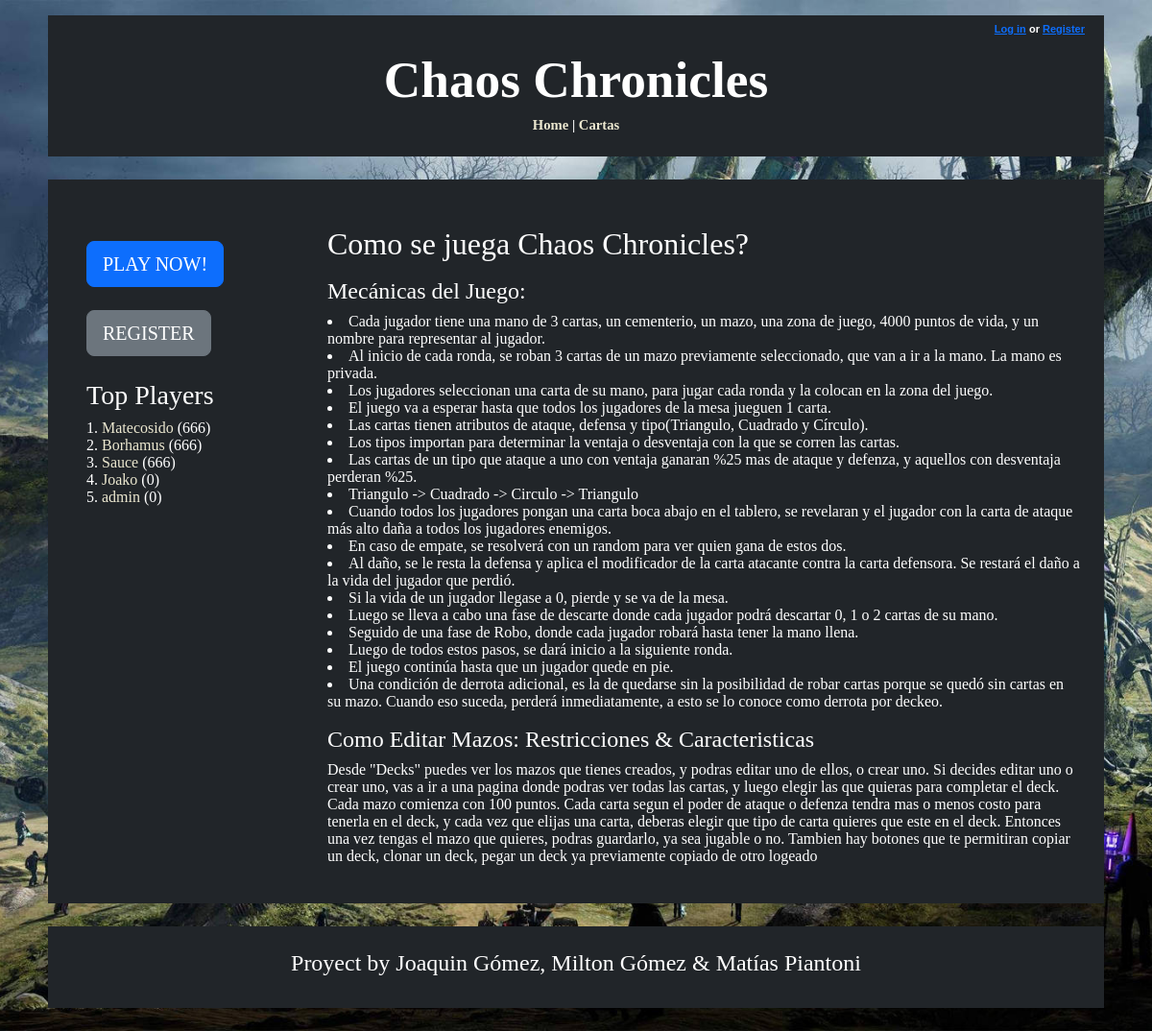
Before: / with the older database file.
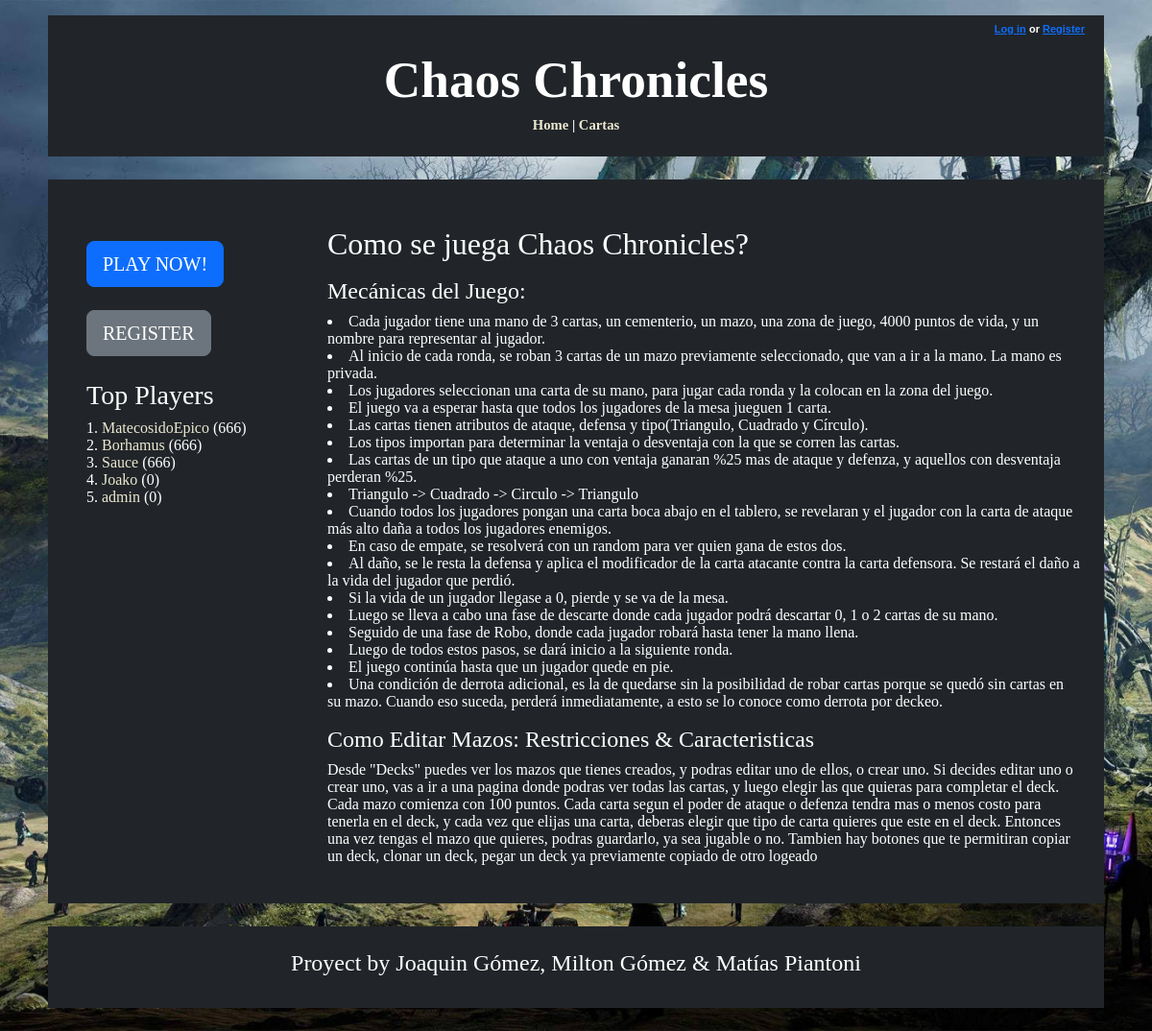
After: the same page with the newer database file.
### logica/models.py (models this page shows, shortened)
class Jugador(AbstractUser):
    ScoreTotal = models.SmallIntegerField(default=0)
    Decks = models.ManyToManyField(Deck, blank=True)
    FotoPerfil = models.ImageField(blank=True, upload_to='perfilimages/')
    deck_seleccionado = models.ForeignKey('Deck', on_delete=models.SET_NULL, null=True, blank=True, related_name='jugador_seleccionado')
    def get_absolute_url(self):
        return reverse('user_profile', kwargs={'pk': self.pk})

### logica/views.py (the view)
# urls.py: path('', HomeView.as_view(), name='home'),
class HomeView(TemplateView):
    template_name = 'home.html'
    def get_context_data(self, **kwargs):
        context = super().get_context_data(**kwargs)
        usuario = self.request.user
        context['jugadores']= Jugador.objects.all().order_by('-ScoreTotal')[:5]
        context['deck_seleccionado'] = usuario.deck_seleccionado if hasattr(usuario, 'deck_seleccionado') else None
        return context

### logica/templates/home.html (shortened to what the changed rows need)
{% extends "base_generic.html" %}
{% block content %}
<div class="container mt-4">
    <div class="row">
        <div class="col-sm-3 bg-dark p-4 text-white center-text">
            <div>
                <ul class="list-unstyled">
                    {% for jugador in jugadores %}
                        <li>{{forloop.counter}}. <a class = "menu-buttons" href="{{ jugador.get_absolute_url }}">{{ jugador.username }}</a> ({{ jugador.ScoreTotal }}) </li>
                    {% endfor %}
                </ul>
            </div>
        </div>
        <div class="col-sm-9 bg-dark text-white p-2">
            <div class = "Tutorial">
                <h2>Como se juega Chaos Chronicles?</h2>
            </div>
        </div>
    </div>
</div>
{% endblock %}

Changed rows visible on the page:
changed Jugador: username "Matecosido" → "MatecosidoEpico"
